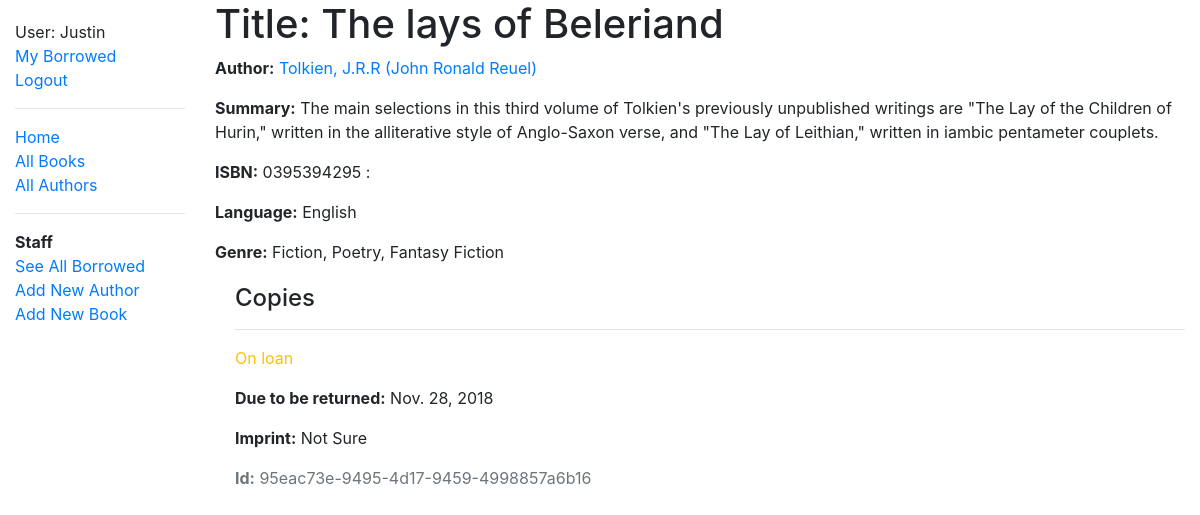
Screenshot of /catalog/book/1 (signed in) with the database file from the repository.
### catalog/models.py (models this page shows, shortened)
class Book(models.Model):
	title = models.CharField(max_length=200)
	author = models.ForeignKey('Author', on_delete=models.SET_NULL, null=True)
	summary = models.TextField(max_length=1000, help_text='Enter a brief description of the book')
	isbn = models.CharField('ISBN', max_length=13, help_text='13 Character <a href="https://www.isbn-international.org/content/what-isbn">ISBN number</a>')
	genre = models.ManyToManyField(Genre, help_text='Select a genre for this book.')
	language = models.ForeignKey(Language, on_delete=models.SET_NULL, null=True, help_text="Select the language the book is written in" )
	def display_genre(self):
		"""Create a string for the Genre. This is required to display genre in Admin."""
		return ', ' .join(genre.name for genre in self.genre.all()[:3])
	display_genre.short_description = 'Genre'

class Author(models.Model):
	first_name = models.CharField(max_length=100)
	last_name = models.CharField(max_length=100)
	date_of_birth = models.DateField(null=True, blank=True)
	date_of_death = models.DateField('Died', null=True, blank=True)
	def __str__(self):
		return f'{self.last_name}, {self.first_name}'
	class Meta:
		ordering = ['last_name', 'first_name']
		permissions = (("can_create_author", "Can Create Author"),)

class Language(models.Model):
	name = models.CharField(max_length=200, help_text='Enter a book language (example: German)')
	def __str__(self):
		return self.name

class Genre(models.Model):
	name = models.CharField(max_length=200, help_text='Enter a book genre (e.g. Science Fiction)')
	def __str__(self):
		return self.name

class BookInstance(models.Model):
	id = models.UUIDField(primary_key=True, default = uuid.uuid4, help_text='Unique ID for this particular book across whole library')
	book = models.ForeignKey('Book', on_delete=models.SET_NULL, null=True)
	imprint = models.CharField(max_length=200)
	due_back = models.DateField(null=True, blank=True)
	LOAN_STATUS = (
		('m', 'Maintenance'),
		('o', 'On loan'),
		('a', 'Available'),
		('r', 'Reserved'),
	)
	status = models.CharField(
		max_length=1,
		choices=LOAN_STATUS,
		blank=True,
		default='m',
		help_text='Book availability',
	)
	borrower = models.ForeignKey(User, on_delete=models.SET_NULL, null=True, blank=True)
	class Meta:
		ordering = ['due_back']
		permissions = (("can_mark_returned", "Set book as returned"),)

### catalog/views.py (the view)
# urls.py: path('book/<int:pk>', views.BookDetailView.as_view(), name='book-detail'),
class BookDetailView(LoginRequiredMixin,generic.DetailView):
    model = Book

### catalog/templates/catalog/book_detail.html
{% extends "base_generic.html" %}
{% block content %}
  <h1>Title: {{ book.title }}</h1>
  <p><strong>Author:</strong> <a href="">{{ book.author }}</a></p>
  <p><strong>Summary:</strong> {{ book.summary }}</p>
  <p><strong>ISBN:</strong> {{ book.isbn }}</p>
  <p><strong>Language:</strong> {{ book.language }}</p>
  <p><strong>Genre:</strong> {% for genre in book.genre.all %} {{ genre }}{% if not forloop.last %}, {% endif %}{% endfor %}</p>
  <div style="margin-left:20px;margin-top:20px">
    <h4>Copies</h4>
    {% for copy in book.bookinstance_set.all %}
      <hr>
      <p class="{% if copy.status == 'a' %}text-success{% elif copy.status == 'm' %}text-danger{% else %}text-warning{% endif %}">{{ copy.get_status_display }}</p>
      {% if copy.status != 'a' %}
        <p><strong>Due to be returned:</strong> {{copy.due_back}}</p>
      {% endif %}
      <p><strong>Imprint:</strong> {{copy.imprint}}</p>
      <p class="text-muted"><strong>Id:</strong> {{copy.id}}</p>
    {% endfor %}
  </div>
{% endblock %}

### catalog/templates/base_generic.html (shortened to what this page needs)
<!DOCTYPE html>
<html lang="en">
<head>
	<link rel="stylesheet" href="https://stackpath.bootstrapcdn.com/bootstrap/4.1.3/css/bootstrap.min.css">
  {% load static %}
  <link rel="stylesheet" href="{% static 'css/style.css' %}">
</head>
<body>
	<div class="container-fluid">
		<div class="row">
			<div class = "col-sm-2">
			{% block sidebar %}
				<ul class="sidebar-nav">
					{% if user.is_authenticated %}
						<li>User: {{ user.get_username }}</li>
						<li><a href="{% url 'my-borrowed' %}">My Borrowed</a></li>
						<li><a href="{% url 'logout'%}?next={{request.path}}">Logout</a></li>
					{% else %}
						<li><a href="{% url 'login'%}?next={{request.path}}">Login</a></li>
					{% endif %}
					<hr/>
					<li><a href="{% url 'index'  %}">Home</a></li>
					<li><a href="{% url  'books' %}">All Books</a></li>
					<li><a href="{% url 'authors' %}">All Authors</a></li>
					<hr/>
					{% if perms.catalog.can_mark_returned %}
					<strong>Staff</strong>
					<li><a href="{% url 'all-borrowed' %}">See All Borrowed</a></li>
					<li><a href="{% url 'author_create' %}">Add New Author</a></li>
					<li><a href="{% url 'book_create' %}">Add New Book</a></li>
					{% endif %}
				</ul>
			{% endblock  %}
			</div>
			<div class="col-sm-10">{% block content  %}{% endblock  %}
			</div>
		</div>
	</div>
</body>
</html>

### catalog/static/css/style.css (style rules this page uses)
.sidebar-nav { margin-top: 20px; padding: 0; list-style: none; }

### rows the page displays
Book: title "The lays of Beleriand", author "Tolkien, J.R.R (John Ronald Reuel)", summary "The main selections in this third volume of Tolkien's previously unpublished writings are \"The Lay of the Children of Hurin,\" written in the alliterative style of Anglo-Saxon verse, and \"The Lay of Leithian,\" written in iambic pentameter couplets.", isbn "0395394295 :", language "English"
Genre: name "Fiction"
Genre: name "Poetry"
Genre: name "Fantasy Fiction"
BookInstance: status "On loan", due_back "Nov. 28, 2018", imprint "Not Sure", id "95eac73e-9495-4d17-9459-4998857a6b16"

### other values shown
{{ user.get_username }} "Justin"
